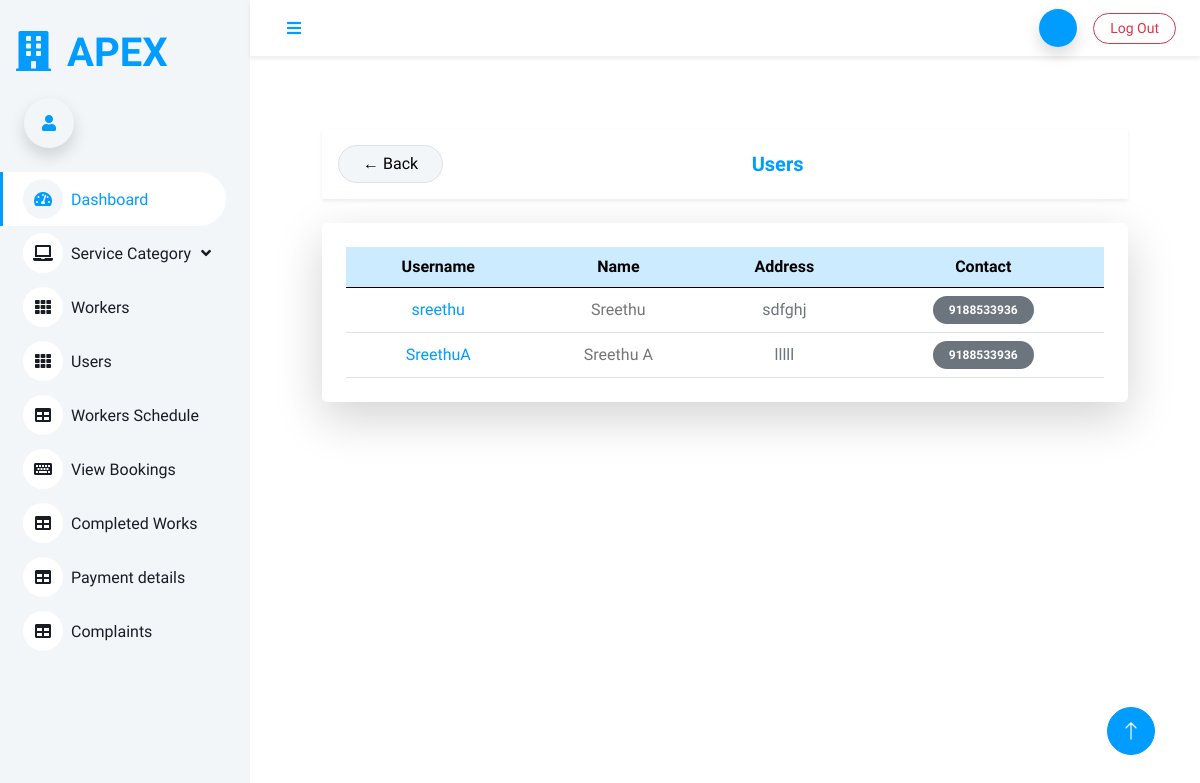
/users, run on an earlier commit of the app's database.
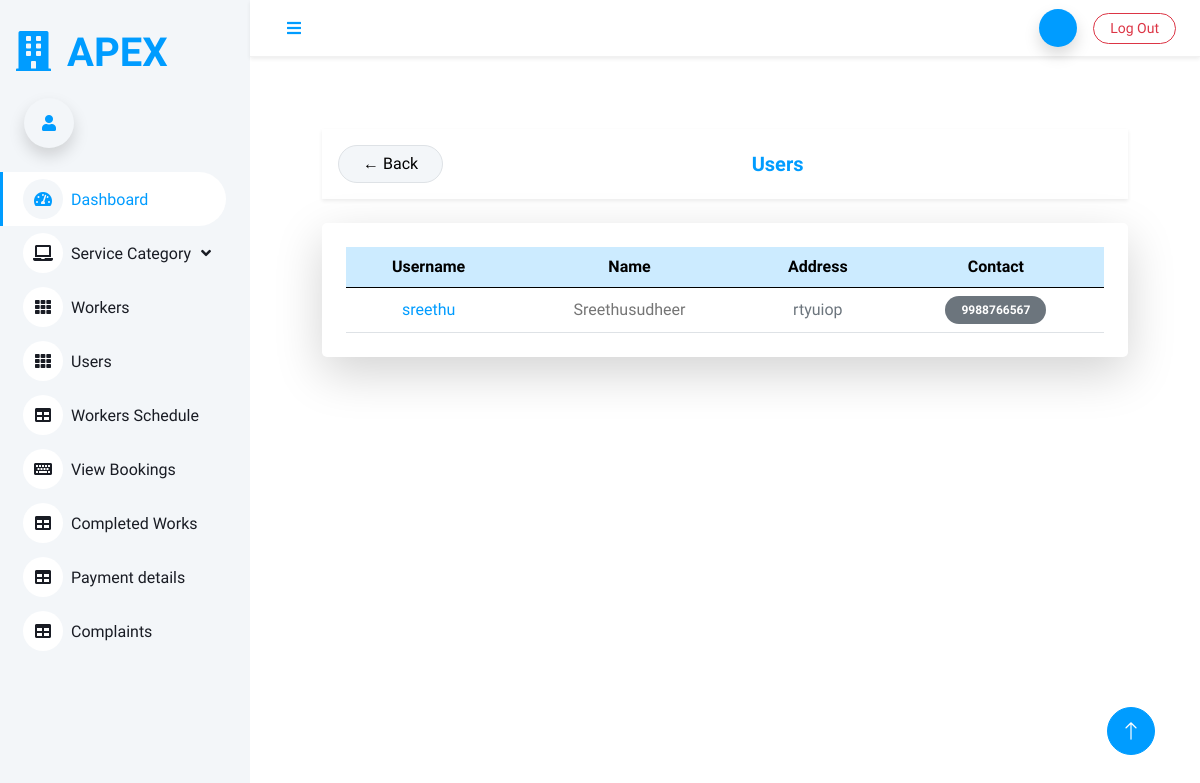
And on a later commit of the database.
### Homeserviceapp/models.py (models this page shows)
class UserRegistration(models.Model):
    user = models.OneToOneField(Login, on_delete=models.CASCADE, related_name='user')
    name = models.CharField(max_length=250)
    address = models.TextField(max_length=300)
    contact = models.IntegerField()

class Login(AbstractUser):
    is_user = models.BooleanField(default=False)
    is_worker = models.BooleanField(default=False)

### Homeserviceapp/views.py (the view)
# urls.py: path('users', views.view_users, name='users'),
def view_users(request):
    data = UserRegistration.objects.all()
    return render(request, 'admin/view_users.html', {'data': data})

### templates/admin/view_users.html (shortened to what this page needs)
{% extends 'admin/admin_dashboard.html' %}
{% block content %}
<div class="container py-4">
    <div class="d-flex justify-content-between align-items-center mb-4 p-3 bg-white shadow-sm rounded-4">
        <a href="{% url 'admin_dashboard' %}" class="btn btn-light border rounded-pill px-4">
            ← Back
        </a>
        <h5 class="mb-0 fw-bold text-primary">Users</h5>
    </div>
    <div class="card border-0 shadow-lg rounded-4">
        <div class="card-body p-4">
            <div class="table-responsive">
                <table class="table table-hover align-middle text-center mb-0">
                    <thead class="table-primary">
                        <tr>
                            <th>Username</th>
                            <th>Name</th>
                            <th>Address</th>
                            <th>Contact</th>
                        </tr>
                    </thead>
                    <tbody>
                        {% for i in data %}
                        <tr>
                            <td class="fw-semibold text-primary">
                                {{ i.user.username }}
                            </td>
                            <td>{{ i.name }}</td>
                            <td class="text-muted">
                                {{ i.address }}
                            </td>
                            <td>
                                <span class="badge bg-secondary px-3 py-2 rounded-pill">
                                    {{ i.contact }}
                                </span>
                            </td>
                        </tr>
                        {% empty %}
                        <tr>
                            <td colspan="4" class="text-muted py-4">
                                No users found
                            </td>
                        </tr>
                        {% endfor %}
                    </tbody>
                </table>
            </div>
        </div>
    </div>
</div>
{% endblock %}

What changed in the data, as far as the page shows it:
removed UserRegistration: user.username "SreethuA", name "Sreethu A", address "lllll", contact "9188533936"
changed UserRegistration "sreethu": name "Sreethu" → "Sreethusudheer"; address "sdfghj" → "rtyuiop"; contact "9188533936" → "9988766567"
